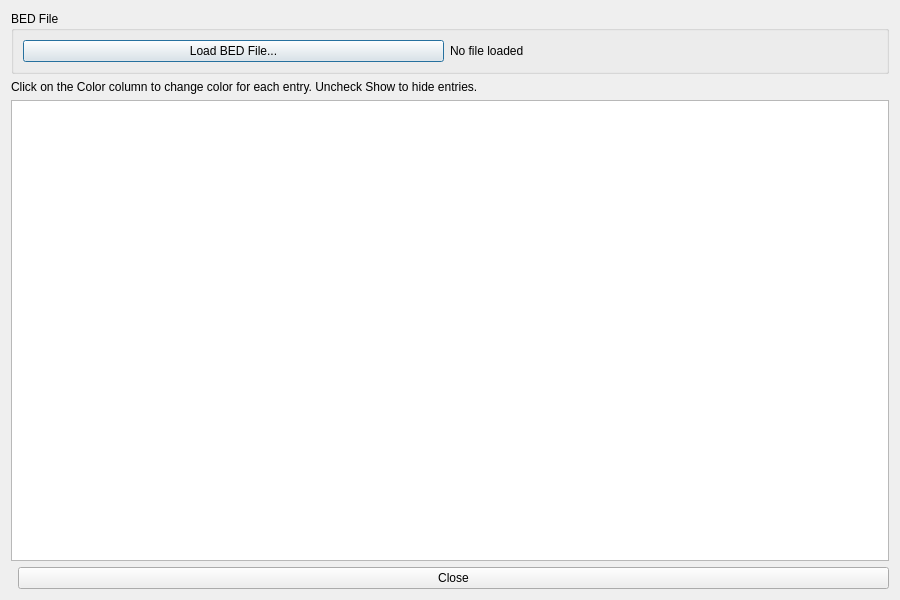
<?xml version="1.0" encoding="UTF-8"?>
<ui version="4.0">
 <class>BedDialog</class>
 <widget class="QDialog" name="BedDialog">
  <property name="geometry">
   <rect>
    <x>0</x>
    <y>0</y>
    <width>900</width>
    <height>600</height>
   </rect>
  </property>
  <property name="windowTitle">
   <string>BED File Viewer</string>
  </property>
  <layout class="QVBoxLayout" name="mainLayout">
   <item>
    <widget class="QGroupBox" name="fileGroupBox">
     <property name="title">
      <string>BED File</string>
     </property>
     <layout class="QHBoxLayout" name="fileLayout">
      <item>
       <widget class="QPushButton" name="loadFileButton">
        <property name="text">
         <string>Load BED File...</string>
        </property>
       </widget>
      </item>
      <item>
       <widget class="QLabel" name="fileStatusLabel">
        <property name="text">
         <string>No file loaded</string>
        </property>
       </widget>
      </item>
      <item>
       <spacer name="fileSpacer">
        <property name="orientation">
         <enum>Qt::Horizontal</enum>
        </property>
       </spacer>
      </item>
     </layout>
    </widget>
   </item>
   <item>
    <widget class="QLabel" name="infoLabel">
     <property name="text">
      <string>Click on the Color column to change color for each entry. Uncheck Show to hide entries.</string>
     </property>
    </widget>
   </item>
   <item>
    <widget class="QTableView" name="bedTableView">
     <property name="selectionMode">
      <enum>QAbstractItemView::ExtendedSelection</enum>
     </property>
     <property name="selectionBehavior">
      <enum>QAbstractItemView::SelectRows</enum>
     </property>
     <property name="sortingEnabled">
      <bool>true</bool>
     </property>
    </widget>
   </item>
   <item>
    <layout class="QHBoxLayout" name="buttonLayout">
     <item>
      <spacer name="buttonSpacer">
       <property name="orientation">
        <enum>Qt::Horizontal</enum>
       </property>
      </spacer>
     </item>
     <item>
      <widget class="QPushButton" name="closeButton">
       <property name="text">
        <string>Close</string>
       </property>
      </widget>
     </item>
    </layout>
   </item>
  </layout>
 </widget>
 <resources/>
 <connections/>
</ui>
